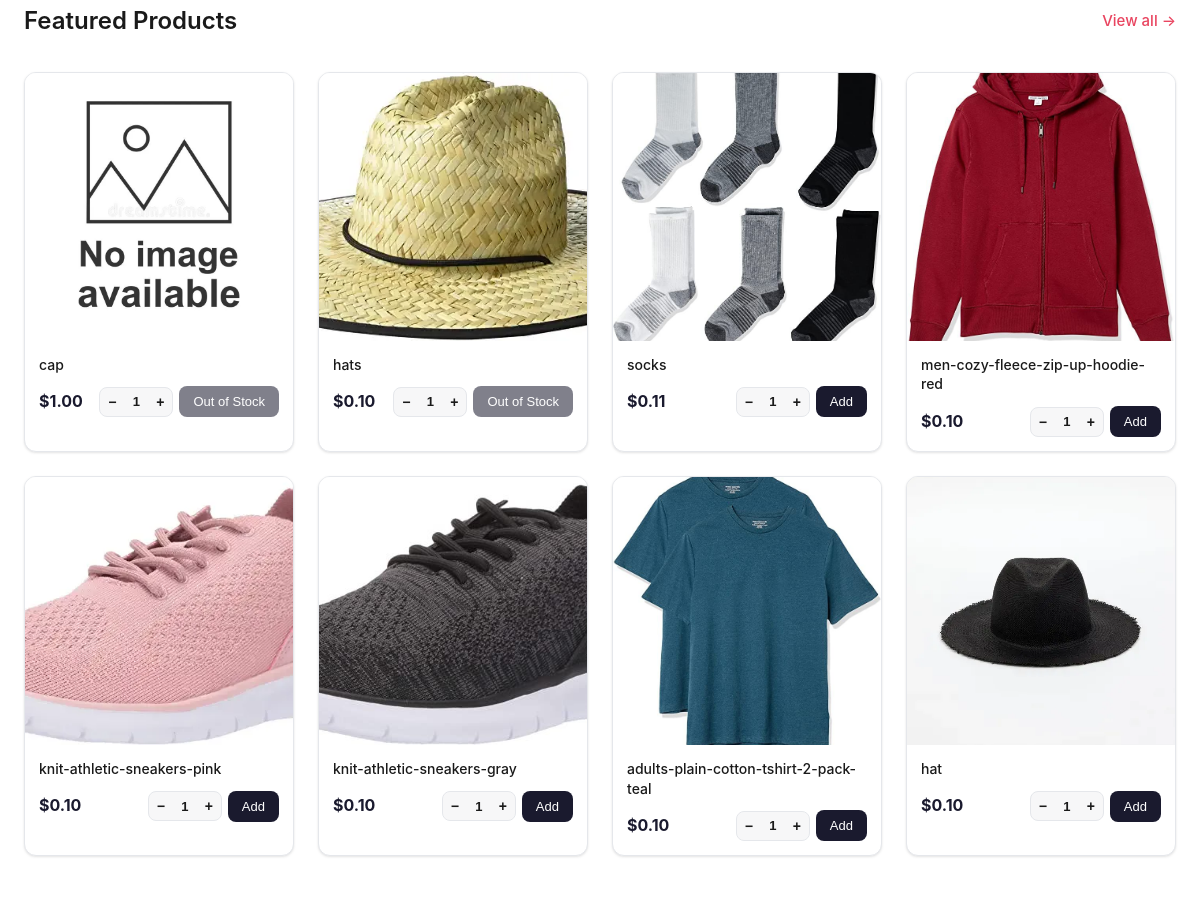
Before: / (middle part) with the older database file.
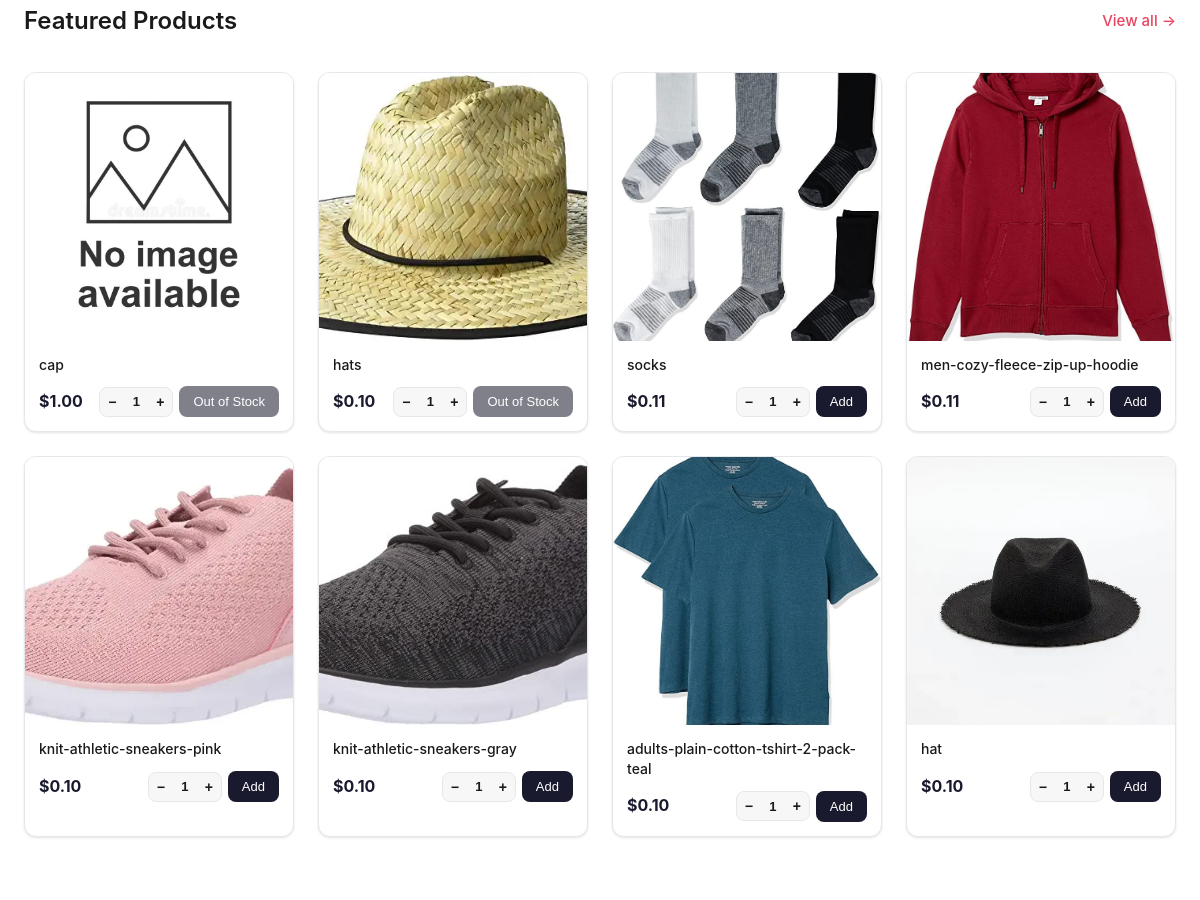
After: the same page with the newer database file.
### app/models/product.py (models this page shows, shortened)
class Product(BaseDocument):
	__tablename__ = "products"
	DESCRIPTION_MAX_LENGTH = 500
	image = db.Column(
		db.String(500),
		nullable=True
	)
	name = db.Column(
		db.String(255),
		nullable=False,
		unique = True
	)
	description = db.Column(
		db.String(DESCRIPTION_MAX_LENGTH),
		nullable=True
	)
	price = db.Column(
		db.Numeric(12, 2),
		nullable=False
	)
	qty = db.Column(
		db.Integer,
		nullable=False,
		default=0
	)
	category_id = db.Column(
		db.String(32),
		db.ForeignKey("categories.id"),
		nullable=False
	)
	category = db.relationship(
		"Category",
		back_populates="products"
	)
	__table_args__ = (
		db.CheckConstraint("price >= 0.0", name="ck_product_price_min"),
		db.CheckConstraint("qty >= 0", name="ck_product_qty_min"),
	)

### app/routes/home/main.py (the view)
@main_bp.route("/")
def index():
    featured = [product_data(p) for p in catalog_query().limit(8).all()]
    return render_template("home/index.html", title="Homepage", products=featured)

### app/routes/auth/profile.py (called while the page is built)
@auth_bp.before_app_request
def validate_session_account():
    user_id = session.get("user_id")
    if not user_id:
        return
    user = db.session.get(User, user_id)
    if not user or user.status != UserStatus.ACTIVE or not valid_stamp(user, session.get("auth_stamp")):
        session.clear()
        return
    g.session_user = user

### app/services/home/cart.py (called while the page is built, shortened)
def get_cart():
    try:
        cart = json.loads(request.cookies.get("cart", "[]"))
    except (ValueError, TypeError):
        return []
    if not isinstance(cart, list):
        return []
    quantities = {}
    if not quantities:
        return []
    products = Product.query.filter(Product.id.in_(quantities)).all()
    return [{"id": p.id, "qty": quantities[p.id]} for p in products]

def cart_count(cart):
    return sum(entry["qty"] for entry in cart)

### app/services/home/catalog.py (called while the page is built)
def format_price(cents):
    return f"${Decimal(cents) / 100:,.2f}"

### templates/home/index.html (shortened to what this page needs)
{% extends "home/base.html" %}
{% block content %}
	<section class="section">
		<div class="container">
			<div class="section__header">
				<h2>Featured Products</h2>
				<a href="{{ url_for('products.products_page') }}" class="link">View all &rarr;</a>
			</div>
			{% include "home/components/products_grid.html" %}
		</div>
	</section>
{% endblock %}

### templates/home/components/products_grid.html (shortened to what this page needs)
<div class="product-grid">
	{% for product in products %}
	<div class="product-card">
		<a href="{{ url_for('products.product_detail', product_id=product.id) }}" class="product-card__img-wrap">
			<img src="{{ product.imageUrl }}" alt="{{ product.name }}"
				onerror="this.src='https://placehold.co/400x400?text=No+Image'">
		</a>
		<div class="product-card__body">
			<a href="{{ url_for('products.product_detail', product_id=product.id) }}" class="product-card__name">
				{{ product.name }}
			</a>
			<div class="product-card__footer">
				<span class="product-card__price">{{ format_price(product.priceCents) }}</span>
				<form action="{{ url_for('cart.cart_add') }}" method="POST" class="product-card__form">
					<div class="card-qty">
						<button type="button" class="card-qty__btn card-qty__btn--minus"
							aria-label="Decrease quantity">−
						</button>
						<input type="number" name="qty" class="card-qty__input" value="1" min="1" max="{{ product.stock }}" readonly>
						<button type="button" class="card-qty__btn card-qty__btn--plus" aria-label="Increase quantity">+
						</button>
					</div>
					<button type="submit" class="btn btn--primary btn--sm product-card__btn" {{ "disabled" if product.stock < 1 }}>{{ "Add" if product.stock > 0 else "Out of Stock" }}</button>
				</form>
			</div>
		</div>
	</div>
	{% else %}<p>No products available yet.</p>
	{% endfor %}
</div>

Changed rows visible on the page:
changed Product: name "men-cozy-fleece-zip-up-hoodie-red" → "men-cozy-fleece-zip-up-hoodie"; price "$0.10" → "$0.11"
